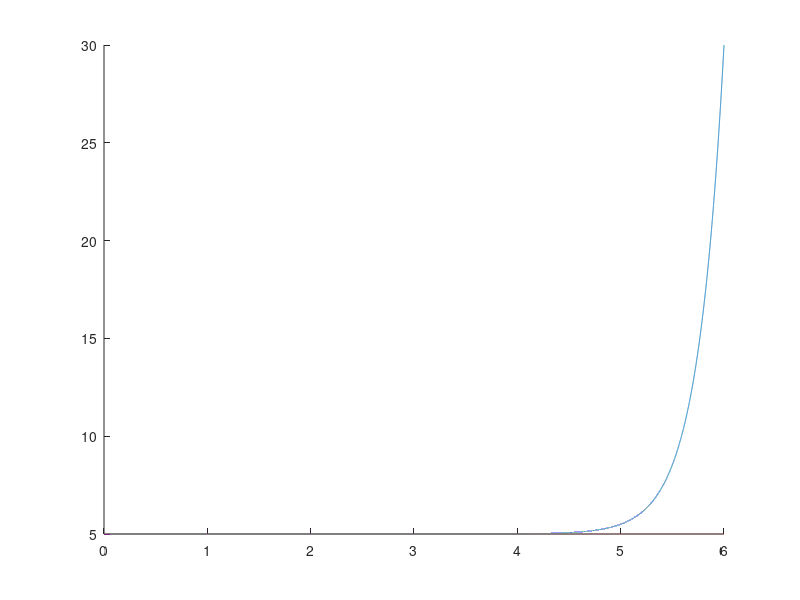

This figure's MATLAB source: (Note: this script raises an error after producing the figure.)


% M. Campbell 8/2/2021: Protocol to deliver odors followed by laser pulses.
% M. Campbell 12/1/2021: Edited OdorLaser to create OdorLaserWater task.
% M. Campbell 10/24/2022: Edited OdorLaserWater to create OdorLaser_v2:
%   Initially used for photometry opto calibration experiments 
%   (calibrating opto stim to water reward, then repeating OdorLaser task)
%   Added omission trials
%   Made the ITI exponentially distributed
%   Added block of rewards before and after odor trials (for
%   calibration/comparison to odor/opto responses)
% M. Campbell 11/5/2022: Added unpredicted opto stim before and after odor
%   trials
% M. Campbell 3/5/2023: 1 laser, 2 CS
% M. Campbell 1/25/2024: adapted for Different Stim Patterns experiment
% (stim D1 neurons in different patterns while recording GRABDA signals in DA
% axons in VS)
% M. Campbell 7/16/2024: 7 stim patterns (original 4 plus three more: 3 sec
%   square wave at 5, 10, 20 Hz)
% M. Campbell 4/30/2026: 5 stim patterns, for thirst experiment (original
%   patterns 3-7)
% M. Campbell 5/14/2026: Sinusoid stim patterns, for revisions at Nature
% M. Campbell 5/14/2026: removed water trials
% M. Campbell 5/14/2026: exponential ramps with different gammas
% M. Campbell 6/8/2026: linear ramps to match exponential ramps from
%     ExpRamp protocol


S = struct;
S.NumPatterns = 8;
S.PulseDur = 0.005;

% Stim patterns: 
SR = 10000;
S.stimWaveforms = cell(S.NumPatterns,1);
S.gamma = [0.02 0.1:0.1:0.5]; % S.gamma = [0.02 0.1:0.1:0.7];
assert(numel(S.gamma)==S.NumPatterns-2); % assert(numel(S.gamma)==S.NumPatterns); % assert(numel(S.gamma)==S.NumPatterns-1);
S.t_end = 6;
S.FR_min = 5; % 0;
S.FR_max = 30;
t_exp = (0:S.t_end*SR)/SR;
S.buffer_t = 0.1;
t_tot = (0:(S.t_end+S.buffer_t)*SR)/SR;

FR_func_expRamp = @(t, t_end, gamma, FR_min, FR_max)((FR_max-FR_min)*exp((t_end-t)*log(gamma))+FR_min);
FR_func_linRamp = @(t0)(max(S.FR_min,S.FR_min+(t_exp-t0)*(S.FR_max-S.FR_min)/(max(t_exp)-t0)));

for i = 1:numel(S.gamma)
    target_exp = FR_func_expRamp(t_exp, S.t_end, S.gamma(i), S.FR_min, S.FR_max);
    tmin = fmincon(@(t0)(sum((FR_func_linRamp(t0)-target_exp).^2)),3,[],[],[],[],0,6);

    figure; hold on;
    target_lin = FR_func_linRamp(tmin);
    plot(t_exp,target_exp);
    plot(t_exp,target_lin);

    target_lin = [target_lin S.FR_max*ones(1,SR*S.buffer_t)];
    target_lin = fliplr(target_lin);
    waveform = PulseTrain(target_lin, t_tot, S.PulseDur);
    waveform = flipud(waveform);

    W.loadWaveform(i,waveform);
    S.stimWaveforms{i} = waveform;
end





function [waveform,pulse_count] = PulseTrain(target, t, PulseDur)

% target = the target firing rate function
% t = the time base, assumed to be (0:t_end*SR)/SR, in seconds
% PulseDur = the duration of each pulse, in seconds

% MGC 5/13/2026

SR = round(1/mean(diff(t)));
t_tmp = (0:max(t)*SR)/SR;
assert(all(t==t_tmp));

waveform = zeros(numel(t), 1);
t_curr = t(1);
pulse_count = 0;

while t_curr < max(t)

    FR_local = interp1(t,target,t_curr);
    ipi = 1/FR_local;
    FR_next = interp1(t,target,t_curr+ipi);
    for i = 1:100
        ipi = 1/((FR_local+FR_next)/2);
        FR_next = interp1(t,target,t_curr+ipi);
    end

    t_next = t_curr + ipi;
    startIdx =  floor(t_curr * SR) + 1;
    endIdx = floor((t_curr+PulseDur) * SR);

    if endIdx >= numel(waveform)
        endIdx = numel(waveform);
        waveform = [waveform; zeros(endIdx-numel(waveform)+10,1)];
    end
    waveform(startIdx:endIdx) = 5;
    t_curr = t_next;
    pulse_count = pulse_count + 1;

end

end
